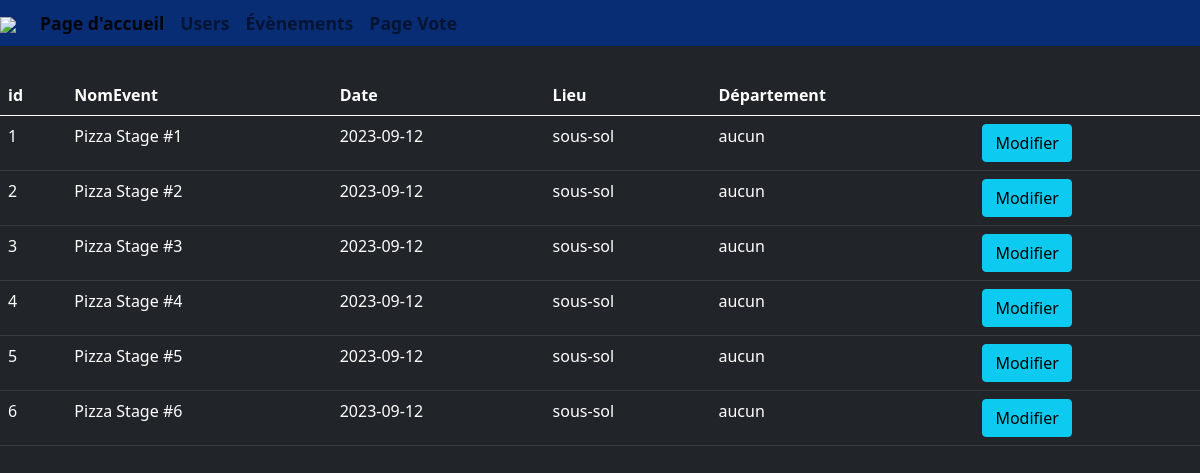
/Exam1/PageEvents.php, run on an earlier commit of the app's database.
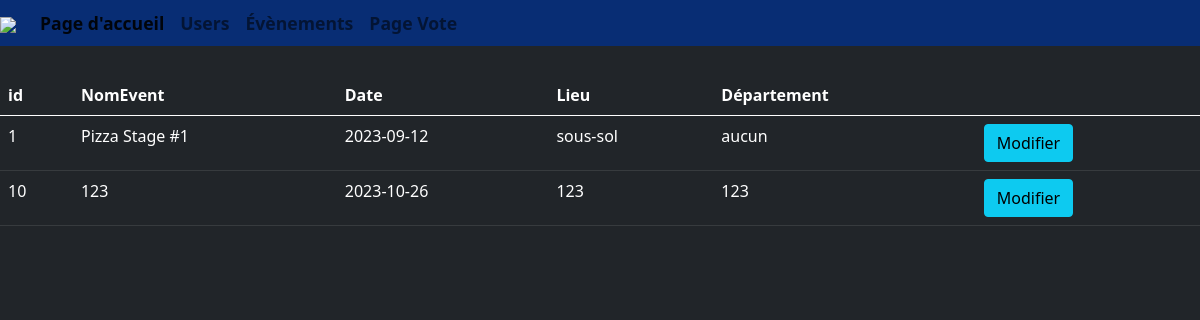
And on a later commit of the database.
### tables this page shows
CREATE TABLE `evenement` (
  `id` int(11) NOT NULL,
  `nomEvent` varchar(30) NOT NULL,
  `description` varchar(200) NOT NULL,
  `date` date NOT NULL,
  `lieu` varchar(20) NOT NULL,
  `departement` varchar(20) NOT NULL,
  `url` varchar(255) NOT NULL,
  `positif` int(3) NOT NULL,
  `neutre` int(3) NOT NULL,
  `rage` int(3) NOT NULL,
  `positifEnt` int(11) NOT NULL,
  `neutreEnt` int(11) NOT NULL,
  `rageEnt` int(11) NOT NULL
);

### Exam1/PageEvents.php (the view, shortened to what this page needs)
<!DOCTYPE html>
<html lang="en">
<head>
    <link href="https://cdn.jsdelivr.net/npm/bootstrap@5.0.2/dist/css/bootstrap.min.css" rel="stylesheet">
    <link rel="stylesheet" href="Style.css">
</head>
<body>
    <?php
    $erreur = false;
    require("ConnexionServeur.php");
    $sql = "SELECT * FROM evenement";
    $result = $conn->query($sql);
    if ($_SERVER["REQUEST_METHOD"] != "POST" || $erreur == true) {
    ?>
        <div class="container-fluid h-100" id="test">
            <div class="row h-100">
            <nav class="navbar navbar-expand-lg navbar-light bg-light fixed-top p-0">
                    <div class="container-fluid navbar p-0">
                        <a class="navbar-brand p-0" href="https://www.cegeptr.qc.ca/" target="_blank"><img src="Cegep3rLogo.jpg" id="logoNavBar"></a>
                        <div class="collapse navbar-collapse" id="navbarNavAltMarkup">
                            <div class="navbar-nav">
                                <a class="nav-link active navText" aria-curent="page" href="PageModeration.php">Page d'accueil</a>
                                <a class="nav-link navText" href="PageUser.php">Users</a>
                                <a class="nav-link navText" href="PageEvents.php">Évènements</a>
                                <a class="nav-link navText" href="index.php">Page Vote</a>
                            </div>
                        </div>
                    </div>
                </nav>
                <div class="p-0 test1">
                    <table class="table table-dark">
                        <thead>
                            <tr>
                                <th scope="col">id</th>
                                <th scope="col">NomEvent</th>
                                <th scope="col">Date</th>
                                <th scope="col">Lieu</th>
                                <th scope="col">Département</th>
                                <th></th>
                            </tr>
                        </thead>
                        <tbody>
                            <?php
                            while ($row = $result->fetch_assoc()) {
                            ?>
                                <tr>
                                    <td><?php echo $row["id"] ?></td>
                                    <td><?php echo $row["nomEvent"] ?></td>
                                    <td><?php echo $row["date"] ?></td>
                                    <td><?php echo $row["lieu"] ?></td>
                                    <td><?php echo $row["departement"] ?></td>
                                    <td><a class="btn btn-info" role="button" href="modificationEvents.php?id=<?php echo $row["id"] ?>">Modifier </td>
                                </tr>
                </div>
        <?php
                            }
                        }
        ?>
            </div>
</body>
</html>

What changed in the data, as far as the page shows it:
removed evenement: id "2", nomEvent "Pizza Stage #2", date "2023-09-12", lieu "sous-sol", departement "aucun"
removed evenement: id "3", nomEvent "Pizza Stage #3", date "2023-09-12", lieu "sous-sol", departement "aucun"
removed evenement: id "4", nomEvent "Pizza Stage #4", date "2023-09-12", lieu "sous-sol", departement "aucun"
removed evenement: id "5", nomEvent "Pizza Stage #5", date "2023-09-12", lieu "sous-sol", departement "aucun"
removed evenement: id "6", nomEvent "Pizza Stage #6", date "2023-09-12", lieu "sous-sol", departement "aucun"
added evenement: id "10", nomEvent "123", date "2023-10-26", lieu "123", departement "123"
